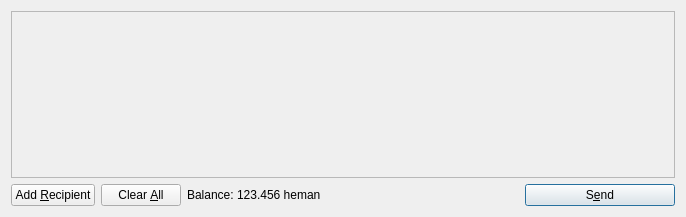
<?xml version="1.0" encoding="UTF-8"?>
<ui version="4.0">
 <class>SendCoinsDialog</class>
 <widget class="QDialog" name="SendCoinsDialog">
  <property name="geometry">
   <rect>
    <x>0</x>
    <y>0</y>
    <width>686</width>
    <height>217</height>
   </rect>
  </property>
  <property name="windowTitle">
   <string>Send Coins</string>
  </property>
  <layout class="QVBoxLayout" name="verticalLayout">
   <item>
    <widget class="QScrollArea" name="scrollArea">
     <property name="widgetResizable">
      <bool>true</bool>
     </property>
     <widget class="QWidget" name="scrollAreaWidgetContents">
      <property name="geometry">
       <rect>
        <x>0</x>
        <y>0</y>
        <width>666</width>
        <height>165</height>
       </rect>
      </property>
      <layout class="QVBoxLayout" name="verticalLayout_2">
       <property name="margin">
        <number>0</number>
       </property>
       <item>
        <layout class="QVBoxLayout" name="entries">
         <property name="spacing">
          <number>6</number>
         </property>
        </layout>
       </item>
       <item>
        <spacer name="verticalSpacer">
         <property name="orientation">
          <enum>Qt::Vertical</enum>
         </property>
         <property name="sizeHint" stdset="0">
          <size>
           <width>20</width>
           <height>40</height>
          </size>
         </property>
        </spacer>
       </item>
      </layout>
     </widget>
    </widget>
   </item>
   <item>
    <layout class="QHBoxLayout" name="horizontalLayout">
     <item>
      <widget class="QPushButton" name="addButton">
       <property name="toolTip">
        <string>Send to multiple recipients at once</string>
       </property>
       <property name="text">
        <string>Add &amp;Recipient</string>
       </property>
       <property name="icon">
        <iconset resource="../bitcoin.qrc">
         <normaloff>:/icons/add</normaloff>:/icons/add</iconset>
       </property>
       <property name="autoDefault">
        <bool>false</bool>
       </property>
      </widget>
     </item>
     <item>
      <widget class="QPushButton" name="clearButton">
       <property name="sizePolicy">
        <sizepolicy hsizetype="Minimum" vsizetype="Fixed">
         <horstretch>0</horstretch>
         <verstretch>0</verstretch>
        </sizepolicy>
       </property>
       <property name="toolTip">
        <string>Remove all transaction fields</string>
       </property>
       <property name="text">
        <string>Clear &amp;All</string>
       </property>
       <property name="icon">
        <iconset resource="../bitcoin.qrc">
         <normaloff>:/icons/remove</normaloff>:/icons/remove</iconset>
       </property>
       <property name="autoRepeatDelay">
        <number>300</number>
       </property>
       <property name="autoDefault">
        <bool>false</bool>
       </property>
      </widget>
     </item>
     <item>
      <layout class="QHBoxLayout" name="horizontalLayout_2">
       <property name="spacing">
        <number>3</number>
       </property>
       <item>
        <widget class="QLabel" name="label">
         <property name="text">
          <string>Balance:</string>
         </property>
        </widget>
       </item>
       <item>
        <widget class="QLabel" name="labelBalance">
         <property name="cursor">
          <cursorShape>IBeamCursor</cursorShape>
         </property>
         <property name="text">
          <string>123.456 heman</string>
         </property>
         <property name="textInteractionFlags">
          <set>Qt::LinksAccessibleByMouse|Qt::TextSelectableByKeyboard|Qt::TextSelectableByMouse</set>
         </property>
        </widget>
       </item>
      </layout>
     </item>
     <item>
      <spacer name="horizontalSpacer">
       <property name="orientation">
        <enum>Qt::Horizontal</enum>
       </property>
       <property name="sizeHint" stdset="0">
        <size>
         <width>40</width>
         <height>20</height>
        </size>
       </property>
      </spacer>
     </item>
     <item>
      <widget class="QPushButton" name="sendButton">
       <property name="minimumSize">
        <size>
         <width>150</width>
         <height>0</height>
        </size>
       </property>
       <property name="toolTip">
        <string>Confirm the send action</string>
       </property>
       <property name="text">
        <string>S&amp;end</string>
       </property>
       <property name="icon">
        <iconset resource="../bitcoin.qrc">
         <normaloff>:/icons/send</normaloff>:/icons/send</iconset>
       </property>
       <property name="default">
        <bool>true</bool>
       </property>
      </widget>
     </item>
    </layout>
   </item>
  </layout>
 </widget>
 <resources>
  <include location="../bitcoin.qrc"/>
 </resources>
 <connections/>
</ui>
